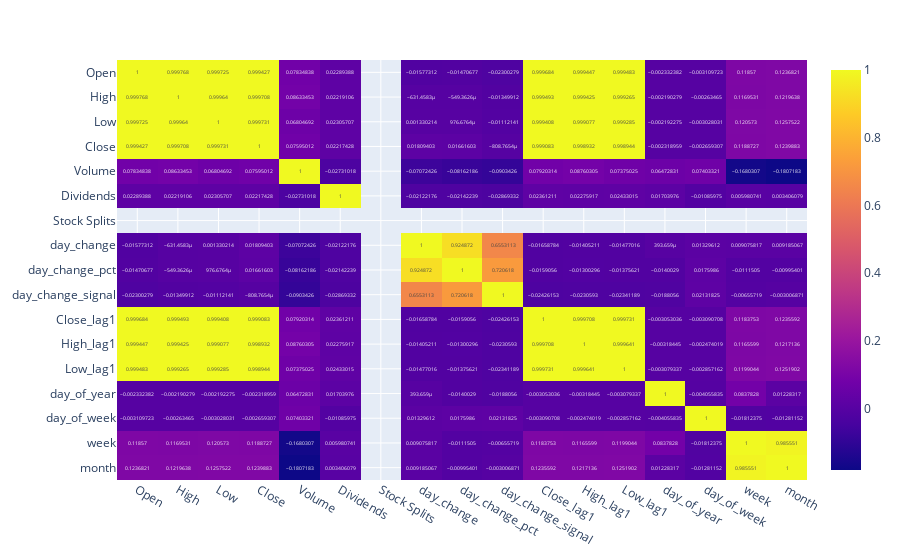

The notebook cell this image was saved under:
### Markdown cell above
### Correlation

### Code cell
import plotly.express as px

#df = px.data.medals_wide(indexed=True)
corr_matrix = df.corr()
fig = px.imshow(corr_matrix, text_auto=True, aspect='auto')
fig.show()

### Figure 1 — Plotly figure (JSON) as saved in the notebook; plotly's stock layout.template omitted (floating-point values rounded to 4 significant figures; data arrays with more than 128 entries replaced by an {"elided": "..."} marker saying what was removed)
{"data": [{"coloraxis": "coloraxis", "hovertemplate": "x: %{x}<br>y: %{y}<br>color: %{z}<extra></extra>", "name": "0", "texttemplate": "%{z}", "type": "heatmap", "x": ["Open", "High", "Low", "Close", "Volume", "Dividends", "Stock Splits", "day_change", "day_change_pct", "day_change_signal", "Close_lag1", "High_lag1", "Low_lag1", "day_of_year", "day_of_week", "week", "month"], "xaxis": "x", "y": ["Open", "High", "Low", "Close", "Volume", "Dividends", "Stock Splits", "day_change", "day_change_pct", "day_change_signal", "Close_lag1", "High_lag1", "Low_lag1", "day_of_year", "day_of_week", "week", "month"], "yaxis": "y", "z": {"elided": "17x17 float values"}}], "layout": {"coloraxis": {"colorscale": [[0, "#0d0887"], [0.1111, "#46039f"], [0.2222, "#7201a8"], [0.3333, "#9c179e"], [0.4444, "#bd3786"], [0.5556, "#d8576b"], [0.6667, "#ed7953"], [0.7778, "#fb9f3a"], [0.8889, "#fdca26"], [1, "#f0f921"]]}, "margin": {"t": 60}, "xaxis": {"anchor": "y", "domain": [0, 1]}, "yaxis": {"anchor": "x", "autorange": "reversed", "domain": [0, 1]}}}
